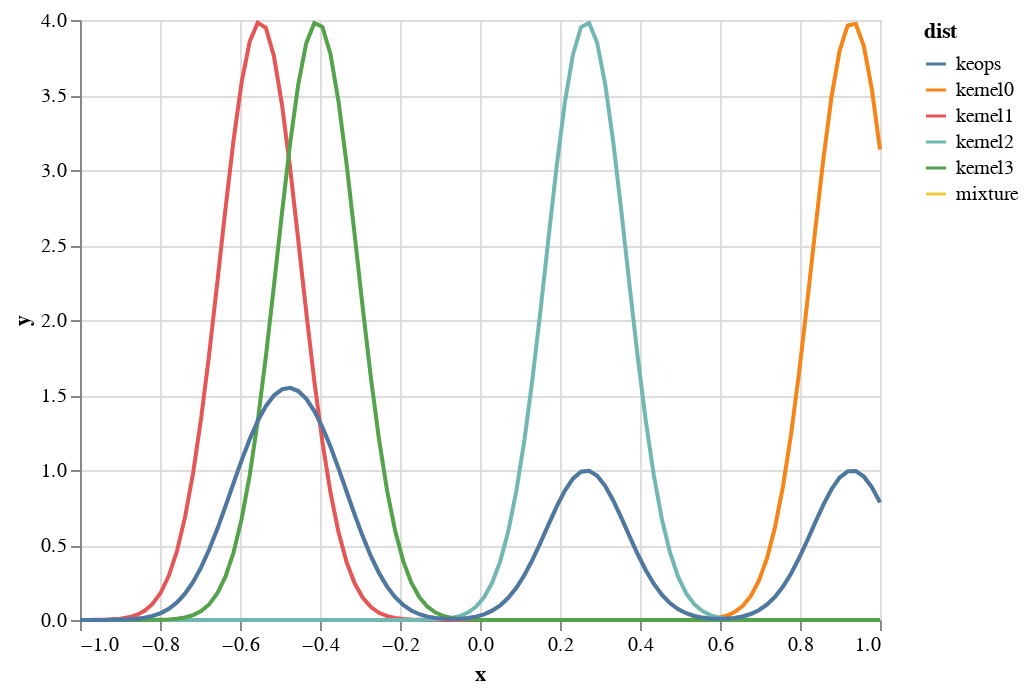

The notebook cell saved with this chart:
### Code cell
keops_preds = K_ij.sum(0).reshape((-1)) / n_kernels * ((2 * math.pi) ** (-0.5)) * (sigma ** -1)
keops_df = pd.DataFrame({'x': np.array(xs)[:, 0], 
                         'y': np.array(keops_preds),
                         'dist': 'keops'})
keops_df = pd.concat([df, keops_df])
alt.Chart(keops_df).mark_line().encode(x='x', y='y', color='dist')

### Figure 1 — Vega-Lite specification as saved in the notebook (floating-point values rounded to 4 significant figures; data arrays with more than 128 entries replaced by an {"elided": "..."} marker saying what was removed)
{"config": {"view": {"continuousWidth": 400, "continuousHeight": 300}}, "data": {"name": "data-bb0f871c39091e832dee279b40cdf7a4"}, "mark": "line", "encoding": {"color": {"type": "nominal", "field": "dist"}, "x": {"type": "quantitative", "field": "x"}, "y": {"type": "quantitative", "field": "y"}}, "$schema": "https://vega.github.io/schema/vega-lite/v4.8.1.json", "datasets": {"data-bb0f871c39091e832dee279b40cdf7a4": {"elided": "600 records"}}}
